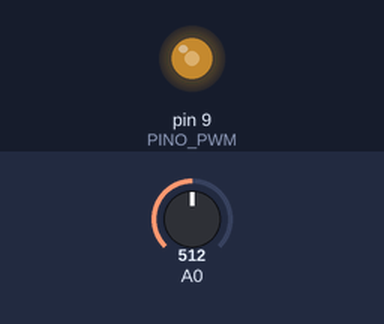
Simulated run of this sketch. Board: Arduino Uno, built with avr-gcc and run on an emulated ATmega328P. Parts: output pins drawn as LEDs (lit = HIGH). The inputs (shaded band) are chosen by the test bench; at power-on: A0 = 512. Random numbers use the default seed unless the sketch sets one; what the sketch prints to the serial monitor is not drawn.

Above: at 1.9 s.
2.0 s: A0 set to 716
At 2.5 s:
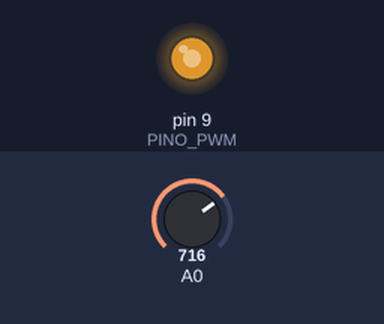
3.6 s: A0 set to 900
At 5.4 s:
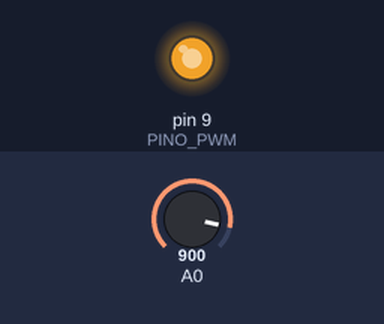
5.8 s: A0 set to 245
At 7.1 s:
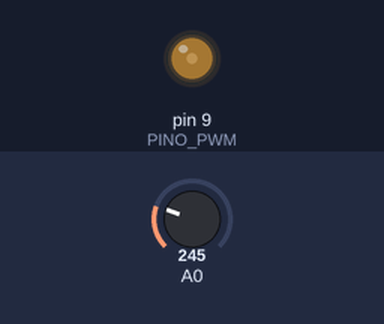
8.0 s: A0 set to 0
At 9.7 s:
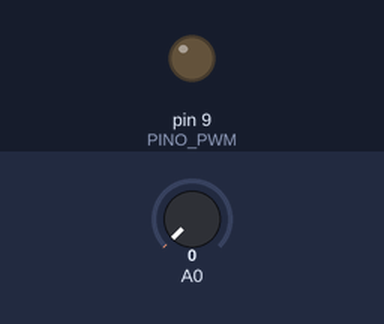
10.1 s: A0 set to 511
At 11.8 s:
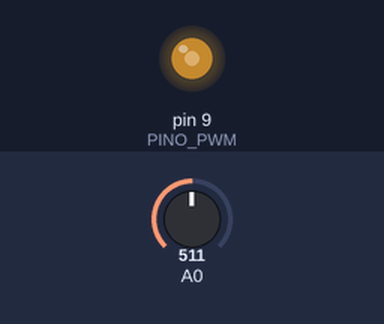
Timing chart, 0 to 13.3 s (numbered marks = the images above; inputs shaded):
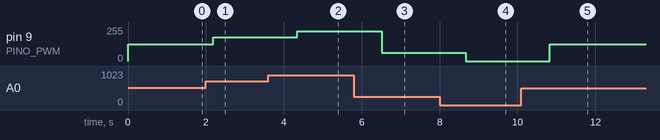

The sketch:

exemplo_9.ino
```cpp
/*
  exemplo_9.ino - Matemática

  Funções da Language Reference usadas aqui:
    abs(), min(), max(), constrain(), map(), sq(), sqrt(), pow()
    sin(), cos()  -> recebem o ângulo em radianos
    random(), randomSeed()

  O sketch converte a leitura de A0 em tensão, limita o valor a uma
  faixa, converte para PWM e calcula uma senoide simulada.

  Hardware opcional: potenciômetro em A0 e LED no pino 9 (PWM).
*/

#define LEITURA_MAX 1023.0   // 10 bits no ATmega328P
#define TENSAO_REF 5.0       // referência padrão de 5 V
#define PWM_MAX 255

const int PINO_PWM = 9;      // pino com PWM no UNO
const float PI_APROX = 3.14159265;

void setup() {
  Serial.begin(9600);
  pinMode(PINO_PWM, OUTPUT);
  randomSeed(analogRead(A1));  // pino flutuante gera uma semente variável
  Serial.println("== Matematica ==");
}

void loop() {
  int leitura = analogRead(A0);

  // map() reescala de 0..1023 para 0..255 com aritmética inteira.
  int pwm = map(leitura, 0, 1023, 0, 255);
  analogWrite(PINO_PWM, pwm);

  // Conversão para tensão: exige float em um dos operandos.
  float tensao = leitura * (TENSAO_REF / LEITURA_MAX);

  // constrain() evita valores fora da faixa de operação do circuito.
  float tensaoSegura = constrain(tensao, 0.0, 5.0);

  // abs(), min() e max().
  float erro = abs(tensao - 2.5);
  float menor = min(tensao, tensaoSegura);
  float maior = max(tensao, tensaoSegura);

  Serial.print("A0=");
  Serial.print(leitura);
  Serial.print(" tensao=");
  Serial.print(tensao, 2);
  Serial.print(" V pwm=");
  Serial.print(pwm);
  Serial.print(" erro(2,5V)=");
  Serial.print(erro, 2);
  Serial.print(" min=");
  Serial.print(menor, 2);
  Serial.print(" max=");
  Serial.print(maior, 2);

  // sq() e sqrt().
  Serial.print(" raiz(leitura)=");
  Serial.print(sqrt((float)leitura), 2);
  Serial.print(" leitura^2=");
  Serial.print(sq((float)leitura), 0);

  // pow() devolve double; o segundo argumento é o expoente.
  Serial.print(" 2^10=");
  Serial.print(pow(2, 10), 0);

  // sin() em radianos, com o ângulo crescendo com millis().
  float angulo = (millis() % 6283) / 1000.0;  // 0 a 2*pi
  Serial.print(" sin=");
  Serial.print(sin(angulo), 3);
  Serial.print(" cos=");
  Serial.print(cos(angulo), 3);

  // random(min, max) devolve inteiro no intervalo [min, max).
  Serial.print(" aleatorio=");
  Serial.println(random(1, 100));

  delay(1000);
}
```

Measured:
- after the input at 2.0 s, pin 9 (PINO_PWM): 127/255 → 178/255 after 0.18 s
- after the input at 3.6 s, pin 9 (PINO_PWM): 178/255 → 224/255 after 0.75 s
- after the input at 5.8 s, pin 9 (PINO_PWM): 224/255 → 61/255 after 0.72 s
- after the input at 8.0 s, pin 9 (PINO_PWM): 61/255 → 0/255 after 0.68 s
- after the input at 10.1 s, pin 9 (PINO_PWM): 0/255 → 127/255 after 0.73 s
